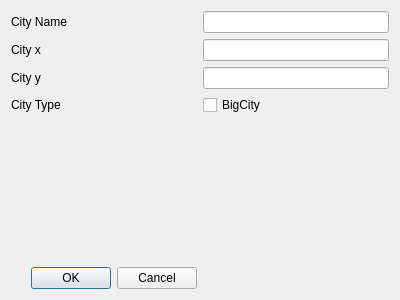
<?xml version="1.0" encoding="UTF-8"?>
<ui version="4.0">
 <class>AddCityDialog</class>
 <widget class="QDialog" name="AddCityDialog">
  <property name="geometry">
   <rect>
    <x>0</x>
    <y>0</y>
    <width>400</width>
    <height>300</height>
   </rect>
  </property>
  <property name="windowTitle">
   <string>Dialog</string>
  </property>
  <layout class="QGridLayout" name="gridLayout">
   <item row="3" column="0">
    <widget class="QLabel" name="label_3">
     <property name="text">
      <string>City y</string>
     </property>
    </widget>
   </item>
   <item row="4" column="0">
    <widget class="QLabel" name="label_4">
     <property name="text">
      <string>City Type</string>
     </property>
    </widget>
   </item>
   <item row="1" column="1">
    <widget class="QLineEdit" name="lineEdit_addCityx"/>
   </item>
   <item row="7" column="0">
    <widget class="QDialogButtonBox" name="buttonBox">
     <property name="orientation">
      <enum>Qt::Orientation::Horizontal</enum>
     </property>
     <property name="standardButtons">
      <set>QDialogButtonBox::StandardButton::Cancel|QDialogButtonBox::StandardButton::Ok</set>
     </property>
    </widget>
   </item>
   <item row="0" column="0">
    <widget class="QLabel" name="label">
     <property name="text">
      <string>City Name</string>
     </property>
    </widget>
   </item>
   <item row="0" column="1">
    <widget class="QLineEdit" name="lineEdit_addCityName"/>
   </item>
   <item row="1" column="0">
    <widget class="QLabel" name="label_2">
     <property name="text">
      <string>City x</string>
     </property>
    </widget>
   </item>
   <item row="3" column="1">
    <widget class="QLineEdit" name="lineEdit_addCityy"/>
   </item>
   <item row="5" column="0">
    <spacer name="verticalSpacer">
     <property name="orientation">
      <enum>Qt::Orientation::Vertical</enum>
     </property>
     <property name="sizeHint" stdset="0">
      <size>
       <width>20</width>
       <height>40</height>
      </size>
     </property>
    </spacer>
   </item>
   <item row="4" column="1">
    <widget class="QCheckBox" name="checkBox_bigCity">
     <property name="text">
      <string>BigCity</string>
     </property>
    </widget>
   </item>
  </layout>
 </widget>
 <resources/>
 <connections>
  <connection>
   <sender>buttonBox</sender>
   <signal>accepted()</signal>
   <receiver>AddCityDialog</receiver>
   <slot>accept()</slot>
   <hints>
    <hint type="sourcelabel">
     <x>248</x>
     <y>254</y>
    </hint>
    <hint type="destinationlabel">
     <x>157</x>
     <y>274</y>
    </hint>
   </hints>
  </connection>
  <connection>
   <sender>buttonBox</sender>
   <signal>rejected()</signal>
   <receiver>AddCityDialog</receiver>
   <slot>reject()</slot>
   <hints>
    <hint type="sourcelabel">
     <x>316</x>
     <y>260</y>
    </hint>
    <hint type="destinationlabel">
     <x>286</x>
     <y>274</y>
    </hint>
   </hints>
  </connection>
 </connections>
</ui>
